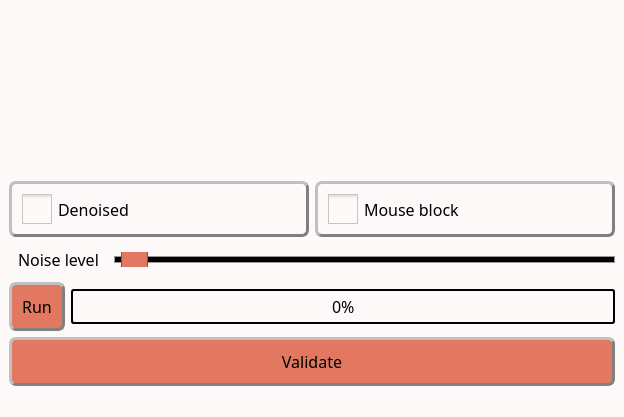
<?xml version="1.0" encoding="UTF-8"?>
<ui version="4.0">
 <class>MainWindow</class>
 <widget class="QMainWindow" name="MainWindow">
  <property name="geometry">
   <rect>
    <x>0</x>
    <y>0</y>
    <width>623</width>
    <height>417</height>
   </rect>
  </property>
  <property name="windowTitle">
   <string>VSNR denoising</string>
  </property>
  <property name="styleSheet">
   <string notr="true">/* Couleur du fond, label, combobox, progressbar vide et spin box */
QWidget, QLabel, QComboBox, QProgressBar, QSpinBox {background-color: rgb(253, 249, 248)}

/* Couleur quand inactif */
QPushButton:disabled, QComboBox:disabled, QSpinBox:disabled {background-color: rgba(243, 98, 64,150)}

/* Couleur des boutons et des selecteurs */
QPushButton, QComboBox::drop-down:button, QComboBox::down-arrow, QComboBox::down-arrow:disabled, QSpinBox::drop-down:button, QSpinBox::down-arrow, QSpinBox::down-arrow:disabled, QSpinBox::drop-up:button, QSpinBox::up-arrow, QSpinBox::up-arrow:disabled, QSlider::handle:horizontal {background-color: rgb(226, 120, 95)}

/* Couleur des bordures de même couleur que les boutons */
QComboBox::drop-down:button, QSpinBox::drop-down:button, QSpinBox::drop-up:button {border-color: rgb(193, 167, 181)}

/* Couleur des textes */
QLabel, QPushButton, QPushButton:hover, QCheckBox, QComboBox, Line, QTextEdit, QSpinBox {color: rgb(0, 0, 0)}

/* style des bordures 1 */
QLabel, QPushButton, QPushButton:hover, QCheckBox, QComboBox, QSpinBox  {
	border-style : outset;
	min-width : 5em;
}

/* style des bordures 2 */
QPushButton, QPushButton:hover, QCheckBox, QComboBox, QSpinBox  {
	border-radius: 7px;
	border-width: 3px;
	border-color: gray;
}

/* Font 1 */
QPushButton, QPushButton:hover, QCheckBox, QProgressBar {font: 12pt &quot;Noto Sans Cond&quot;}

/* Font 2 */
QComboBox, QTextEdit, QSpinBox {font: 10pt &quot;Noto Sans Cond&quot;}

/* Padding 1 */
QLabel, QComboBox, QComboBox::down-arrow, QSpinBox, QSpinBox::down-arrow, QSpinBox::up-arrow {padding : 2px;}

/* Padding 2 */
QPushButton, QPushButton:hover, QCheckBox {padding : 10px;}

/* Gestion taille des QCheckBoxes */
QCheckBox::indicator:unchecked, QCheckBox::indicator:unchecked:hover, QCheckBox::indicator:checked, QCheckBox::indicator:checked:hover  {
	width :30px;
	height : 30px;
}

QLabel {
	Border-radius : 5px;
	border-width : 0px;
	border-color : black;
	font : 14pt &quot;Noto Sans Cond&quot;;
}

QPushButton:hover {background-color: rgb(243, 98, 64);}

QCheckBox::indicator:unchecked {image: url(icons/uncheck_icon.png);}

QCheckBox::indicator:unchecked:hover {image: url(icons/uncheck_hover_icon.png);}

QCheckBox::indicator:checked {image: url(icons/Check_icon.png);}

QCheckBox::indicator:checked:hover {image: url(icons/Check_hover_icon.png);}

QComboBox::drop-down:button{
	border-radius: 4px;
	border-width: 3px;
	width: 36px;
}

QComboBox::down-arrow {
	image : url(icons/Arrow_down.png);
    width: 26px;
    height: 24px;
}

Line{
	format: plain;
	midLine-Width : 5px;
}

QFrame[height=&quot;3&quot;], QFrame[width=&quot;3&quot;] {background-color: #3A3939;}

QTextEdit{
	background-color: rgb(255, 255, 255);
	border-style: solid;
	border-radius: 5px;
	border-width: 2px;
	border-color: black;
}

QLineEdit {font : 12pt &quot;Noto Sans Cond&quot;;}

/* Gestion taille des QLineEdit */
QLineEdit::indicator:unchecked, QLineEdit::indicator:unchecked:hover, QLineEdit::indicator:checked, QLineEdit::indicator:checked:hover  {
	border-color: black;
}

QHBoxLayout {background-color: rgb(0, 240, 240, 50);}

QProgressBar {
	text-align: center;
	border: 2px solid black;
	border-radius: 3px;
 }

 QProgressBar::chunk {
	background-color: rgb(243, 98, 64);
	width: 20px;
	margin : 0.5px;
 }

QSpinBox::drop-down:button, QSpinBox::drop-up:button {
	border-radius: 2px;
	border-width: 3px;
	width: 36px;
}

QSpinBox::down-arrow {
	image : url(icons/Arrow_down.png);
    width: 26px;
    height: 24px;
}

QSpinBox::up-arrow {
	image : url(icons/Arrow_up.png);
    width: 26px;
    height: 24px;
}

QSlider::groove:horizontal {
    border: 1px solid #999999;
    height: 5px; /* the groove expands to the size of the slider by default. by giving it a height, it has a fixed size */
    background-color: rgb(0, 0, 0);
    margin: 2px 0;
}

QSlider::handle:horizontal {
    border: 1px solid #5c5c5c;
    width: 25px;
    height: 40px;
    margin: -10px 0; /* handle is placed by default on the contents rect of the groove. Expand outside the groove */
    border-radius: 3px;
}</string>
  </property>
  <widget class="QWidget" name="centralwidget">
   <property name="styleSheet">
    <string notr="true"/>
   </property>
   <layout class="QHBoxLayout" name="horizontalLayout_5">
    <item>
     <layout class="QVBoxLayout" name="verticalLayout_2">
      <item>
       <layout class="QHBoxLayout" name="horizontalLayout_2">
        <item>
         <widget class="ImageView" name="expSeries" native="true">
          <property name="sizePolicy">
           <sizepolicy hsizetype="MinimumExpanding" vsizetype="MinimumExpanding">
            <horstretch>0</horstretch>
            <verstretch>0</verstretch>
           </sizepolicy>
          </property>
         </widget>
        </item>
        <item>
         <widget class="PlotWidget" name="profiles" native="true">
          <property name="sizePolicy">
           <sizepolicy hsizetype="MinimumExpanding" vsizetype="MinimumExpanding">
            <horstretch>0</horstretch>
            <verstretch>0</verstretch>
           </sizepolicy>
          </property>
          <property name="minimumSize">
           <size>
            <width>600</width>
            <height>150</height>
           </size>
          </property>
         </widget>
        </item>
       </layout>
      </item>
      <item>
       <layout class="QVBoxLayout" name="verticalLayout">
        <item>
         <layout class="QHBoxLayout" name="horizontalLayout">
          <item>
           <widget class="QCheckBox" name="denoised">
            <property name="font">
             <font>
              <family>Noto Sans Cond</family>
              <pointsize>12</pointsize>
              <weight>50</weight>
              <italic>false</italic>
              <bold>false</bold>
             </font>
            </property>
            <property name="styleSheet">
             <string notr="true"/>
            </property>
            <property name="text">
             <string>Denoised</string>
            </property>
           </widget>
          </item>
          <item>
           <widget class="QCheckBox" name="mouseLock">
            <property name="font">
             <font>
              <family>Noto Sans Cond</family>
              <pointsize>12</pointsize>
              <weight>50</weight>
              <italic>false</italic>
              <bold>false</bold>
             </font>
            </property>
            <property name="styleSheet">
             <string notr="true"/>
            </property>
            <property name="text">
             <string>Mouse block</string>
            </property>
           </widget>
          </item>
         </layout>
        </item>
        <item>
         <layout class="QHBoxLayout" name="horizontalLayout_4">
          <item>
           <widget class="QLabel" name="label_noise">
            <property name="font">
             <font>
              <family>Noto Sans Cond</family>
              <pointsize>12</pointsize>
              <weight>50</weight>
              <italic>false</italic>
              <bold>false</bold>
             </font>
            </property>
            <property name="styleSheet">
             <string notr="true">QLabel {
color: rgb(0, 0, 0);
background-color:	rgb(253, 249, 248);
border-style : outset;
Border-radius : 5px;
border-width : 0px;
border-color : black;
min-width : 5em;
padding : 5px;
font : 12pt &quot;Noto Sans Cond&quot;;
}</string>
            </property>
            <property name="text">
             <string>Noise level</string>
            </property>
           </widget>
          </item>
          <item>
           <widget class="QSlider" name="slider_noise">
            <property name="minimumSize">
             <size>
              <width>0</width>
              <height>15</height>
             </size>
            </property>
            <property name="sizeIncrement">
             <size>
              <width>0</width>
              <height>3</height>
             </size>
            </property>
            <property name="minimum">
             <number>1</number>
            </property>
            <property name="maximum">
             <number>300</number>
            </property>
            <property name="pageStep">
             <number>2</number>
            </property>
            <property name="value">
             <number>5</number>
            </property>
            <property name="orientation">
             <enum>Qt::Horizontal</enum>
            </property>
           </widget>
          </item>
         </layout>
        </item>
        <item>
         <layout class="QHBoxLayout" name="horizontalLayout_3">
          <item>
           <widget class="QPushButton" name="preview">
            <property name="font">
             <font>
              <family>Noto Sans Cond</family>
              <pointsize>12</pointsize>
              <weight>50</weight>
              <italic>false</italic>
              <bold>false</bold>
             </font>
            </property>
            <property name="toolTip">
             <string>&lt;html&gt;&lt;head/&gt;&lt;body&gt;&lt;p&gt;&lt;span style=&quot; font-size:11pt;&quot;&gt;Run the computation&lt;/span&gt;&lt;/p&gt;&lt;/body&gt;&lt;/html&gt;</string>
            </property>
            <property name="styleSheet">
             <string notr="true"/>
            </property>
            <property name="text">
             <string>Run</string>
            </property>
            <property name="icon">
             <iconset>
              <normaloff>TSG_icons/run_icon.png</normaloff>TSG_icons/run_icon.png</iconset>
            </property>
           </widget>
          </item>
          <item>
           <widget class="QProgressBar" name="progressBar">
            <property name="font">
             <font>
              <family>Noto Sans Cond</family>
              <pointsize>12</pointsize>
              <weight>50</weight>
              <italic>false</italic>
              <bold>false</bold>
             </font>
            </property>
            <property name="styleSheet">
             <string notr="true"/>
            </property>
            <property name="value">
             <number>0</number>
            </property>
           </widget>
          </item>
         </layout>
        </item>
        <item>
         <widget class="QPushButton" name="Validate_button">
          <property name="minimumSize">
           <size>
            <width>116</width>
            <height>0</height>
           </size>
          </property>
          <property name="font">
           <font>
            <family>Noto Sans Cond</family>
            <pointsize>12</pointsize>
            <weight>50</weight>
            <italic>false</italic>
            <bold>false</bold>
           </font>
          </property>
          <property name="toolTip">
           <string>&lt;html&gt;&lt;head/&gt;&lt;body&gt;&lt;p&gt;&lt;span style=&quot; font-size:11pt;&quot;&gt;Export data to the main GUI&lt;/span&gt;&lt;/p&gt;&lt;/body&gt;&lt;/html&gt;</string>
          </property>
          <property name="styleSheet">
           <string notr="true"/>
          </property>
          <property name="text">
           <string>Validate</string>
          </property>
          <property name="icon">
           <iconset>
            <normaloff>TSG_icons/Export.png</normaloff>TSG_icons/Export.png</iconset>
          </property>
         </widget>
        </item>
       </layout>
      </item>
     </layout>
    </item>
   </layout>
  </widget>
  <widget class="QMenuBar" name="menubar">
   <property name="geometry">
    <rect>
     <x>0</x>
     <y>0</y>
     <width>623</width>
     <height>20</height>
    </rect>
   </property>
  </widget>
  <widget class="QStatusBar" name="statusbar"/>
 </widget>
 <customwidgets>
  <customwidget>
   <class>ImageView</class>
   <extends>QWidget</extends>
   <header>pyqtgraph</header>
   <container>1</container>
  </customwidget>
  <customwidget>
   <class>PlotWidget</class>
   <extends>QWidget</extends>
   <header>pyqtgraph</header>
   <container>1</container>
  </customwidget>
 </customwidgets>
 <resources/>
 <connections/>
</ui>
